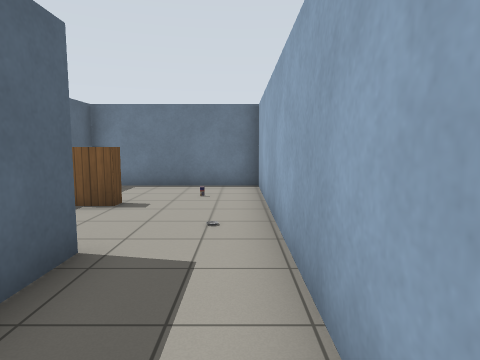
View 1 (above)

24 first-person views from a walk through a Gazebo world. The camera is 1.2 m above the floor, tilts 6° down and sees 75° across. The floor is counted in squares, 1 m on a side. Each view is taken from the middle of a square. On the plan, view 1 faces up. The plan holds only what a view shows up to about 13 squares ahead; the rest is blank. Gazebo's built-in surfaces are drawn with simple patterns.

View 2
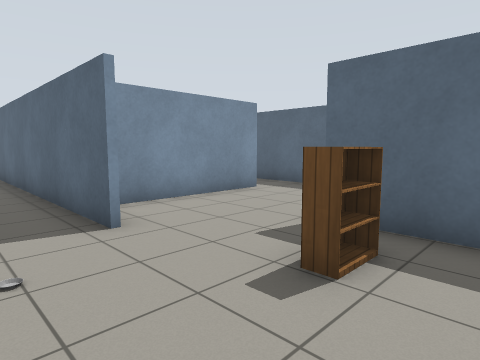

View 3
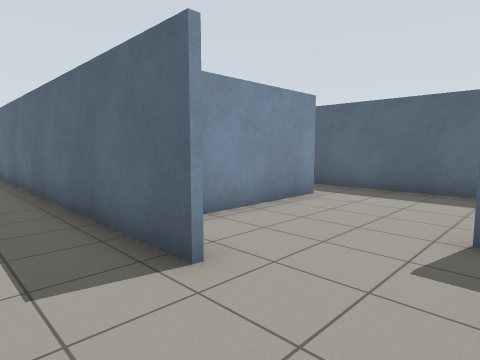

View 4
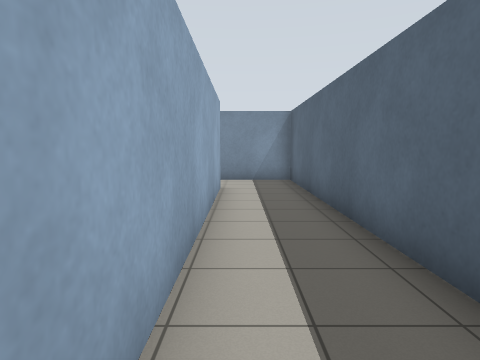

View 5
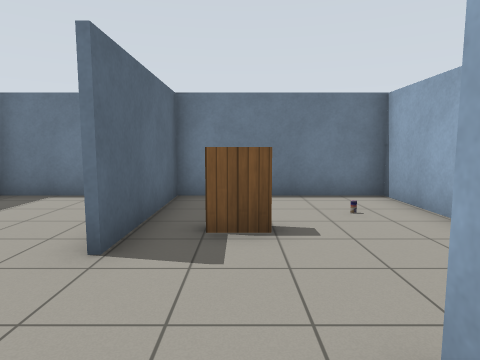

View 6
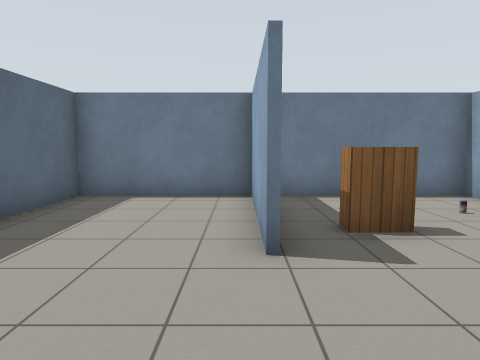

View 7
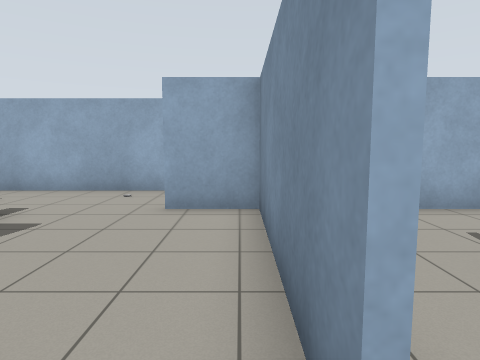

View 8
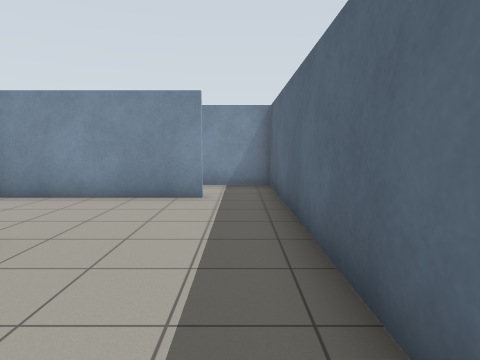

View 9
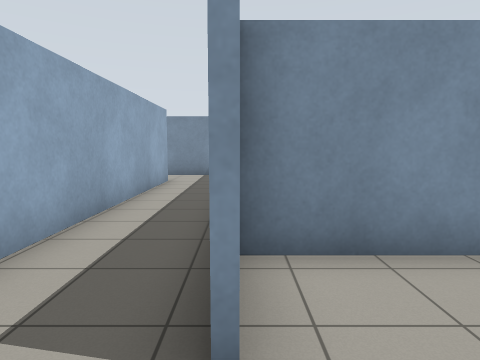

View 10
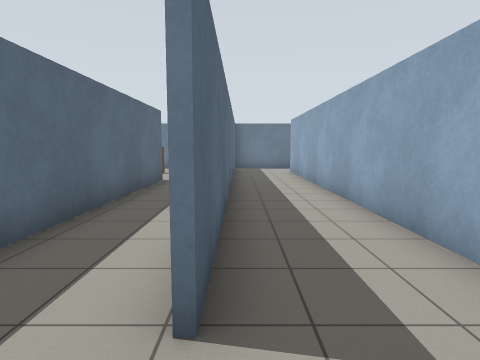

View 11
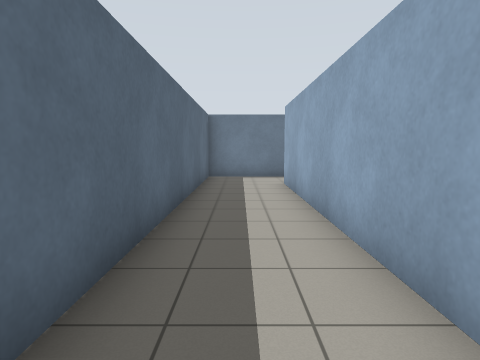

View 12
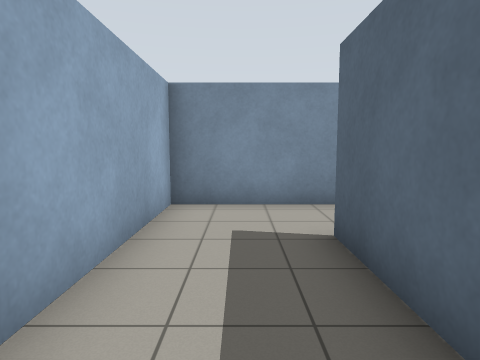

View 13
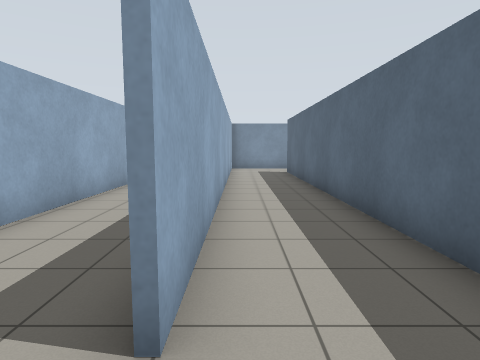

View 14
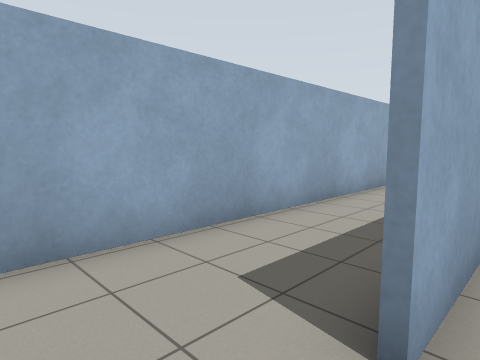

View 15
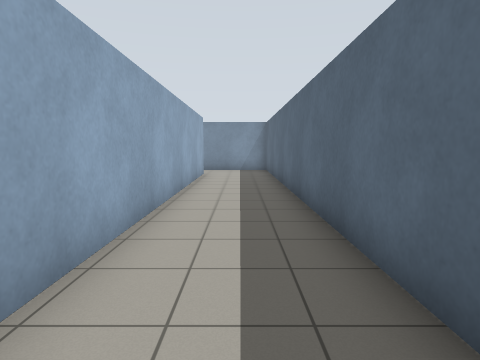

View 16
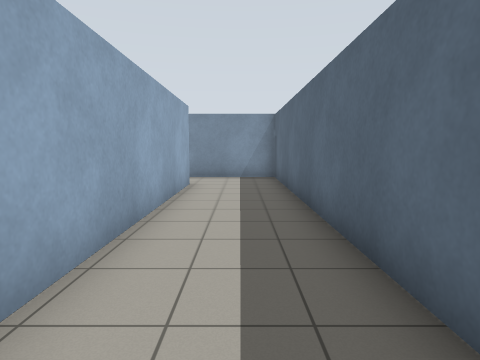

View 17
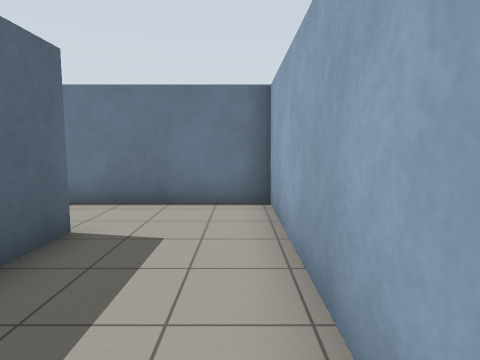

View 18
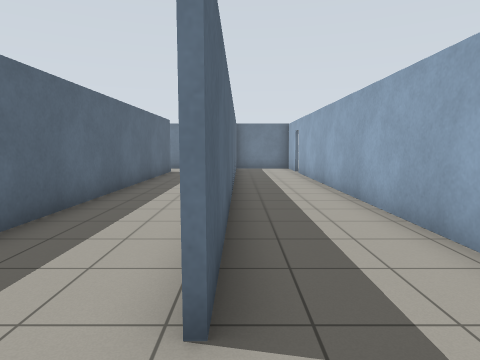

View 19
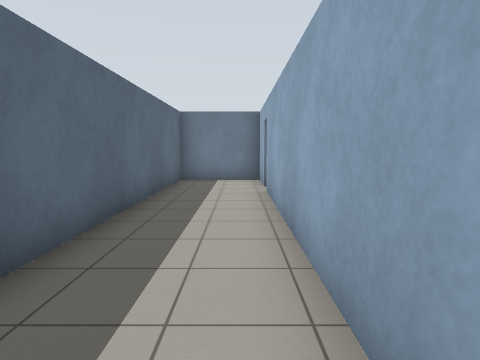

View 20
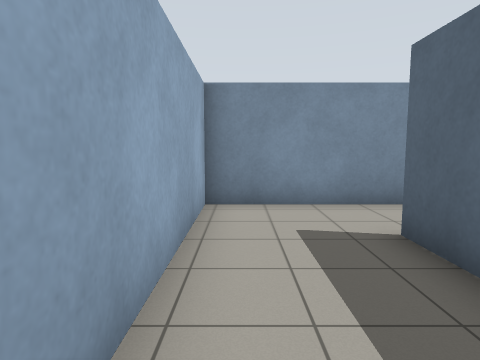

View 21
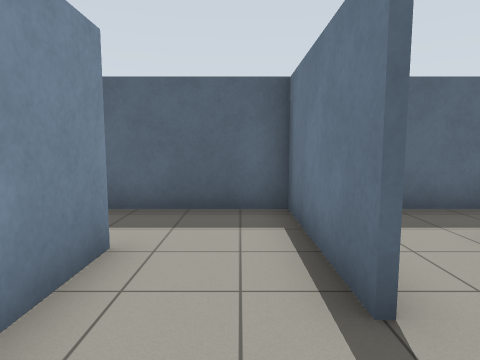

View 22
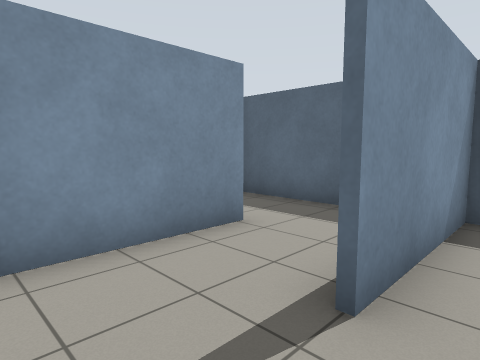

View 23
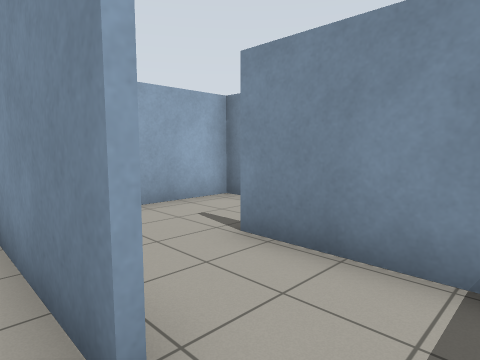

View 24
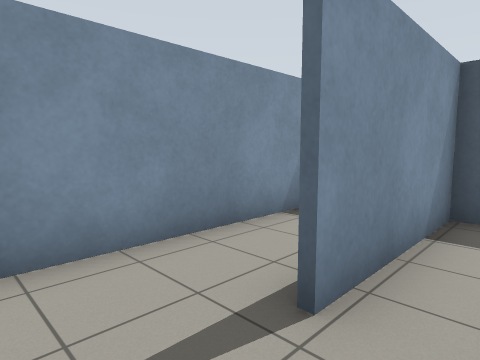

### Floor plan
Ten units are one square. View 1 is at (0, 0); x grows to the right and y downward. Boxes are objects, and circles mark ways between rooms. Rooms are numbered by the first view taken in them; rooms with no view inside come last. Other rooms are left out.
<svg viewBox="-95 -102 200 192">
<path fill="none" stroke="#000" d="M-18 -35 -18 85 4 85M-47 -54 -47 -96M-71 -16 -20 -16 -20 -35M-46 -97 -46 -54M6 63 6 -97 -90 -97 -90 -16M35 85 35 -74M4 85 40 85M34 -97 7 -97 7 63M36 -74 36 85M66 63 66 -97M69 -97 34 -97M40 85 65 85M97 -75 97 -97 69 -97M65 85 97 85 97 -66M68 -97 68 63M-20 27 -20 14M-56 36 -32 36M-75 9 -50 9M-68 36 -56 36M-50 11 -90 11M-90 9 -90 34M-66 61 -49 61M-82 85 -20 85 -20 60M-90 34 -90 61 -66 61M-90 -16 -90 9 -75 9"/>
<rect x="-35" y="-65" width="10" height="10" fill="#bbb"><title>bookshelf</title></rect>
<rect x="-15" y="-85" width="10" height="10" fill="#bbb"><title>other object</title></rect>
<circle cx="10" cy="75" r="3" fill="#2a7"/>
<circle cx="-80" cy="-10" r="3" fill="#2a7"/>
<circle cx="40" cy="-85" r="3" fill="#2a7"/>
<circle cx="70" cy="75" r="3" fill="#2a7"/>
<circle cx="-60" cy="25" r="3" fill="#2a7"/>
<circle cx="-65" cy="0" r="3" fill="#2a7"/>
<circle cx="-75" cy="40" r="3" fill="#2a7"/>
<circle cx="-35" cy="60" r="3" fill="#2a7"/>
<circle cx="-55" cy="50" r="3" fill="#2a7"/>
<text x="-30" y="-30">1</text>
<text x="20" y="0">2</text>
<text x="50" y="-10">3</text>
<text x="80" y="0">4</text>
<text x="-40" y="10">5</text>
<text x="-70" y="20">6</text>
<text x="-50" y="50">7</text>
<text x="-50" y="70">8</text>
<text x="-80" y="40">9</text>
<text x="-80" y="-10">10</text>
</svg>
Room 1 opens to room 2. Room 1 opens to room 10. Room 2 opens to room 3. Room 3 opens to room 4. Room 5 opens to room 6. Room 5 opens to room 10. Room 6 opens to room 9. Room 7 opens to room 8. Room 7 opens to room 9.

Where each view was taken, in squares from view 1:
view 1: 0 up, 0 right, facing up
view 2: 8 up, 0 right, facing down-left
view 3: 6 up, 0 right, facing down-left
view 4: 3 up, 0 right, facing down
view 5: 2 up, 3 left, facing up
view 6: 2 up, 5 left, facing up
view 7: 2 up, 8 left, facing right
view 8: 9 up, 8 left, facing down
view 9: 5 up, 2 left, facing down
view 10: 8 down, 1 right, facing up
view 11: 3 down, 2 right, facing up
view 12: 2 down, 2 right, facing down
view 13: 9 up, 3 right, facing down
view 14: 9 up, 3 right, facing down-right
view 15: 8 up, 5 right, facing down
view 16: 4 up, 5 right, facing down
view 17: 3 up, 6 right, facing up
view 18: 8 down, 7 right, facing up
view 19: 2 down, 9 right, facing up
view 20: 2 down, 9 right, facing down
view 21: 2 down, 3 left, facing left
view 22: 0 up, 3 left, facing down-left
view 23: 3 down, 8 left, facing down-right
view 24: 5 down, 3 left, facing down-left
